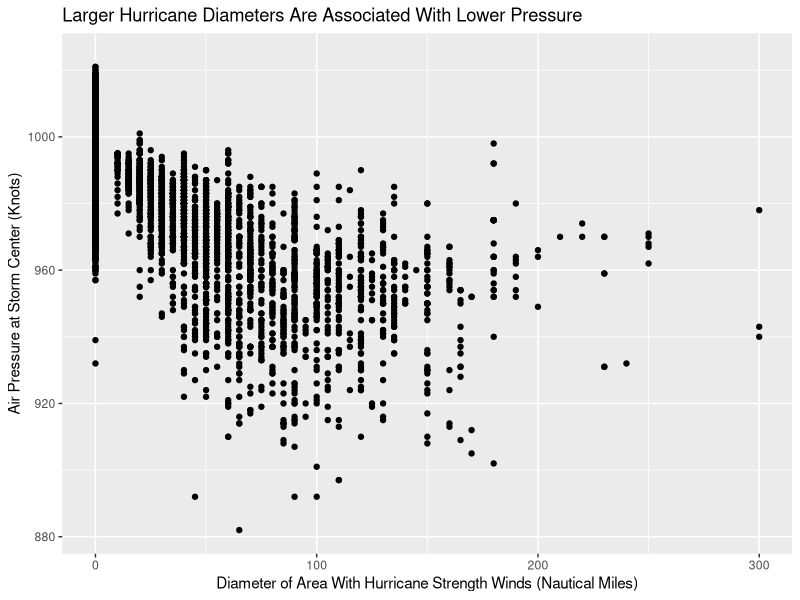

Source code (R):
## ---- chunk 1

library(tidyverse)

storms %>% 
  ggplot() +
  geom_point(mapping = aes(x = hurricane_force_diameter, y = pressure)) +
  xlab("Diameter of Area With Hurricane Strength Winds (Nautical Miles)") +
  ylab("Air Pressure at Storm Center (Knots)") +
  labs(title = "Larger Hurricane Diameters Are Associated With Lower Pressure")
  

